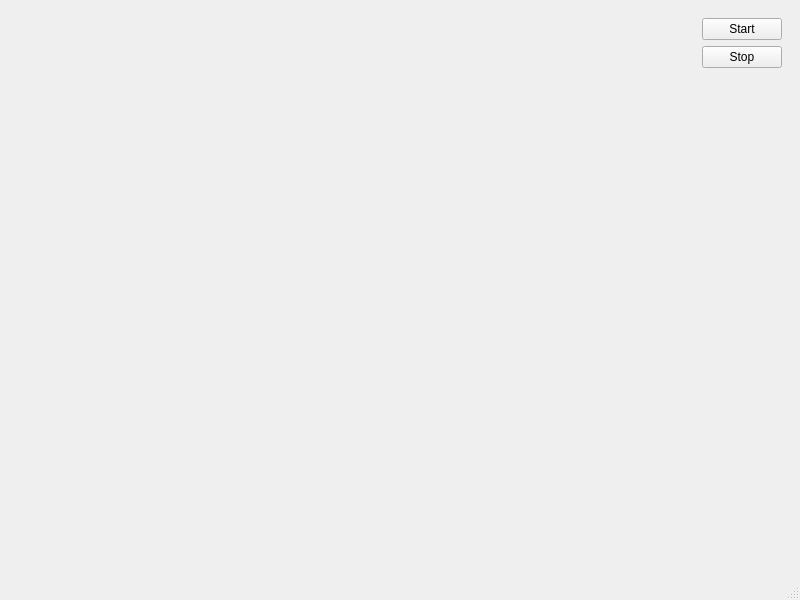
<?xml version="1.0" encoding="UTF-8"?>
<ui version="4.0">
 <class>MainWindow</class>
 <widget class="QMainWindow" name="MainWindow">
  <property name="geometry">
   <rect>
    <x>0</x>
    <y>0</y>
    <width>800</width>
    <height>600</height>
   </rect>
  </property>
  <property name="windowTitle">
   <string>MainWindow</string>
  </property>
  <widget class="QWidget" name="centralwidget">
   <layout class="QHBoxLayout" name="horizontalLayout">
    <item>
     <widget class="FluidGridWidget" name="widget" native="true">
      <property name="sizePolicy">
       <sizepolicy hsizetype="Preferred" vsizetype="Preferred">
        <horstretch>1</horstretch>
        <verstretch>0</verstretch>
       </sizepolicy>
      </property>
     </widget>
    </item>
    <item alignment="Qt::AlignTop">
     <widget class="QWidget" name="widget_2" native="true">
      <layout class="QVBoxLayout" name="verticalLayout">
       <item>
        <widget class="QPushButton" name="pushButton">
         <property name="text">
          <string>Start</string>
         </property>
        </widget>
       </item>
       <item>
        <widget class="QPushButton" name="pushButton_2">
         <property name="text">
          <string>Stop</string>
         </property>
        </widget>
       </item>
      </layout>
     </widget>
    </item>
   </layout>
  </widget>
  <widget class="QMenuBar" name="menubar">
   <property name="geometry">
    <rect>
     <x>0</x>
     <y>0</y>
     <width>800</width>
     <height>37</height>
    </rect>
   </property>
  </widget>
  <widget class="QStatusBar" name="statusbar"/>
 </widget>
 <customwidgets>
  <customwidget>
   <class>FluidGridWidget</class>
   <extends>QWidget</extends>
   <header>fluid_grid_widget.h</header>
   <container>1</container>
  </customwidget>
 </customwidgets>
 <resources/>
 <connections/>
</ui>
